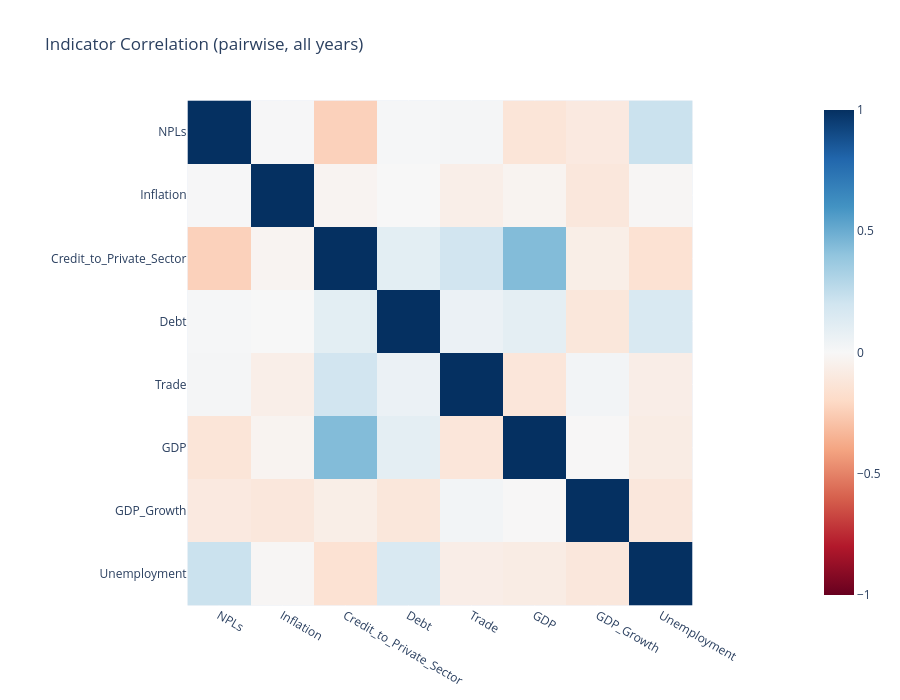
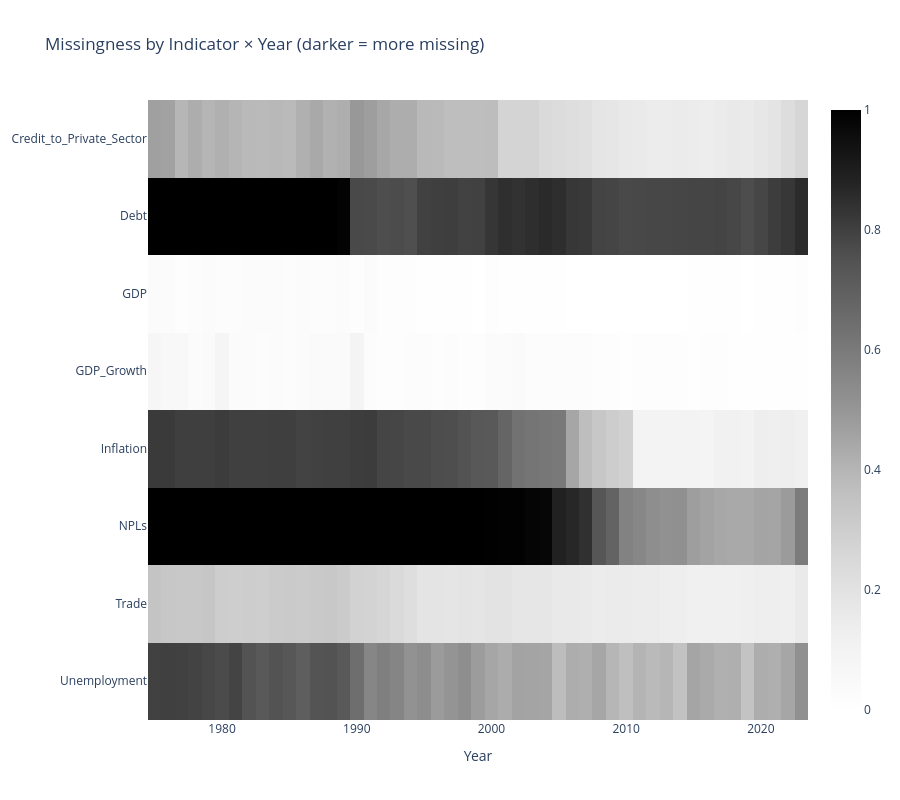

Notebook code for these charts, in order:
### Markdown cell above
# 10. Quick correlation & missingness visuals (EDA support)

### Code cell
# Correlation matrix of indicators across all years (pairwise with NaNs dropped per pair)
corr = df[indicators].corr(method="pearson", min_periods=30)
fig_corr = px.imshow(corr, color_continuous_scale="RdBu", zmin=-1, zmax=1,
                     title="Indicator Correlation (pairwise, all years)")
fig_corr.update_layout(height=700)
fig_corr.show()

# Missingness heat (indicator vs. year)
miss = df.pivot_table(index="Year", values=indicators, aggfunc=lambda s: s.isna().mean())
fig_miss = px.imshow(miss.T, aspect="auto", color_continuous_scale="Greys",
                     title="Missingness by Indicator × Year (darker = more missing)")
fig_miss.update_layout(height=800)
fig_miss.show()

### Figure 1 — Plotly figure (JSON) as saved in the notebook; plotly's stock layout.template omitted (floating-point values rounded to 4 significant figures)
{"data": [{"coloraxis": "coloraxis", "hovertemplate": "x: %{x}<br>y: %{y}<br>color: %{z}<extra></extra>", "name": "0", "type": "heatmap", "x": ["NPLs", "Inflation", "Credit_to_Private_Sector", "Debt", "Trade", "GDP", "GDP_Growth", "Unemployment"], "xaxis": "x", "y": ["NPLs", "Inflation", "Credit_to_Private_Sector", "Debt", "Trade", "GDP", "GDP_Growth", "Unemployment"], "yaxis": "y", "z": [[1.0, 0.007105, -0.2357, 0.01007, 0.01822, -0.1271, -0.09687, 0.2186], [0.007105, 1.0, -0.02567, -0.001923, -0.06113, -0.02774, -0.1136, -0.01271], [-0.2357, -0.02567, 1.0, 0.1037, 0.1973, 0.4376, -0.06762, -0.1513], [0.01007, -0.001923, 0.1037, 1.0, 0.06488, 0.102, -0.1163, 0.1562], [0.01822, -0.06113, 0.1973, 0.06488, 1.0, -0.121, 0.02797, -0.06806], [-0.1271, -0.02774, 0.4376, 0.102, -0.121, 1.0, -0.003934, -0.07725], [-0.09687, -0.1136, -0.06762, -0.1163, 0.02797, -0.003934, 1.0, -0.1134], [0.2186, -0.01271, -0.1513, 0.1562, -0.06806, -0.07725, -0.1134, 1.0]]}], "layout": {"coloraxis": {"cmax": 1, "cmin": -1, "colorscale": [[0, "rgb(103,0,31)"], [0.1, "rgb(178,24,43)"], [0.2, "rgb(214,96,77)"], [0.3, "rgb(244,165,130)"], [0.4, "rgb(253,219,199)"], [0.5, "rgb(247,247,247)"], [0.6, "rgb(209,229,240)"], [0.7, "rgb(146,197,222)"], [0.8, "rgb(67,147,195)"], [0.9, "rgb(33,102,172)"], [1, "rgb(5,48,97)"]]}, "height": 700, "title": {"text": "Indicator Correlation (pairwise, all years)"}, "xaxis": {"anchor": "y", "constrain": "domain", "domain": [0, 1], "scaleanchor": "y"}, "yaxis": {"anchor": "x", "autorange": "reversed", "constrain": "domain", "domain": [0, 1]}}}

### Figure 2 — Plotly figure (JSON) as saved in the notebook; plotly's stock layout.template omitted (floating-point values rounded to 4 significant figures; data arrays with more than 128 entries replaced by an {"elided": "..."} marker saying what was removed)
{"data": [{"coloraxis": "coloraxis", "hovertemplate": "Year: %{x}<br>y: %{y}<br>color: %{z}<extra></extra>", "name": "0", "type": "heatmap", "x": [1975, 1976, 1977, 1978, 1979, 1980, 1981, 1982, 1983, 1984, 1985, 1986, 1987, 1988, 1989, 1990, 1991, 1992, 1993, 1994, 1995, 1996, 1997, 1998, 1999, 2000, 2001, 2002, 2003, 2004, 2005, 2006, 2007, 2008, 2009, 2010, 2011, 2012, 2013, 2014, 2015, 2016, 2017, 2018, 2019, 2020, 2021, 2022, 2023], "xaxis": "x", "y": ["Credit_to_Private_Sector", "Debt", "GDP", "GDP_Growth", "Inflation", "NPLs", "Trade", "Unemployment"], "yaxis": "y", "z": {"elided": "8x49 float values"}}], "layout": {"coloraxis": {"colorscale": [[0, "rgb(255,255,255)"], [0.125, "rgb(240,240,240)"], [0.25, "rgb(217,217,217)"], [0.375, "rgb(189,189,189)"], [0.5, "rgb(150,150,150)"], [0.625, "rgb(115,115,115)"], [0.75, "rgb(82,82,82)"], [0.875, "rgb(37,37,37)"], [1, "rgb(0,0,0)"]]}, "height": 800, "title": {"text": "Missingness by Indicator × Year (darker = more missing)"}, "xaxis": {"anchor": "y", "domain": [0, 1], "title": {"text": "Year"}}, "yaxis": {"anchor": "x", "autorange": "reversed", "domain": [0, 1]}}}
